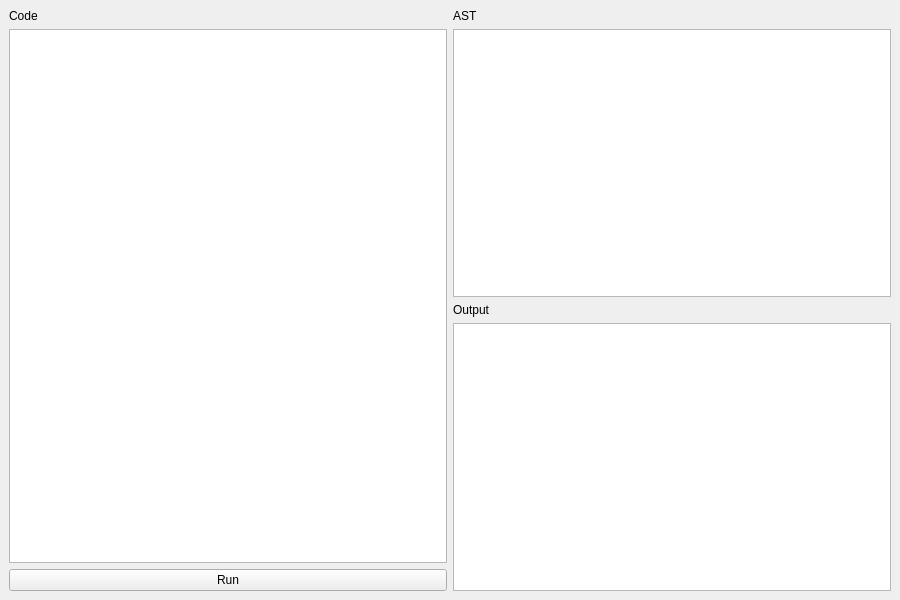
<?xml version="1.0" encoding="UTF-8"?>
<ui version="4.0">
 <class>MainWindow</class>
 <widget class="QMainWindow" name="MainWindow">
  <property name="geometry">
   <rect><x>0</x><y>0</y><width>900</width><height>600</height></rect>
  </property>
  <property name="windowTitle">
   <string>Custom Language IDE</string>
  </property>
  <widget class="QWidget" name="centralwidget">
   <layout class="QHBoxLayout" name="horizontalLayout">
    <item>
     <layout class="QVBoxLayout" name="leftLayout">
      <item>
       <widget class="QLabel" name="codeLabel">
        <property name="text">
         <string>Code</string>
        </property>
       </widget>
      </item>
      <item>
       <widget class="QTextEdit" name="codeTextEdit">
        <property name="font">
         <font>
          <family>Consolas</family>
          <pointsize>11</pointsize>
         </font>
        </property>
       </widget>
      </item>
      <item>
       <widget class="QPushButton" name="runButton">
        <property name="text">
         <string>Run</string>
        </property>
       </widget>
      </item>
     </layout>
    </item>
    <item>
     <layout class="QVBoxLayout" name="rightLayout">
      <item>
       <widget class="QLabel" name="astLabel">
        <property name="text">
         <string>AST</string>
        </property>
       </widget>
      </item>
      <item>
       <widget class="QTreeWidget" name="astTree">
        <property name="font">
         <font>
          <family>Consolas</family>
          <pointsize>11</pointsize>
         </font>
        </property>
        <property name="headerHidden">
         <bool>true</bool>
        </property>
       </widget>
      </item>
      <item>
       <widget class="QLabel" name="outputLabel">
        <property name="text">
         <string>Output</string>
        </property>
       </widget>
      </item>
      <item>
       <widget class="QTextEdit" name="outputTextEdit">
        <property name="readOnly">
         <bool>true</bool>
        </property>
        <property name="font">
         <font>
          <family>Consolas</family>
          <pointsize>11</pointsize>
         </font>
        </property>
       </widget>
      </item>
     </layout>
    </item>
   </layout>
  </widget>
  <layoutdefault spacing="8" margin="10"/>
 </widget>
 <resources/>
 <connections/>
</ui>
